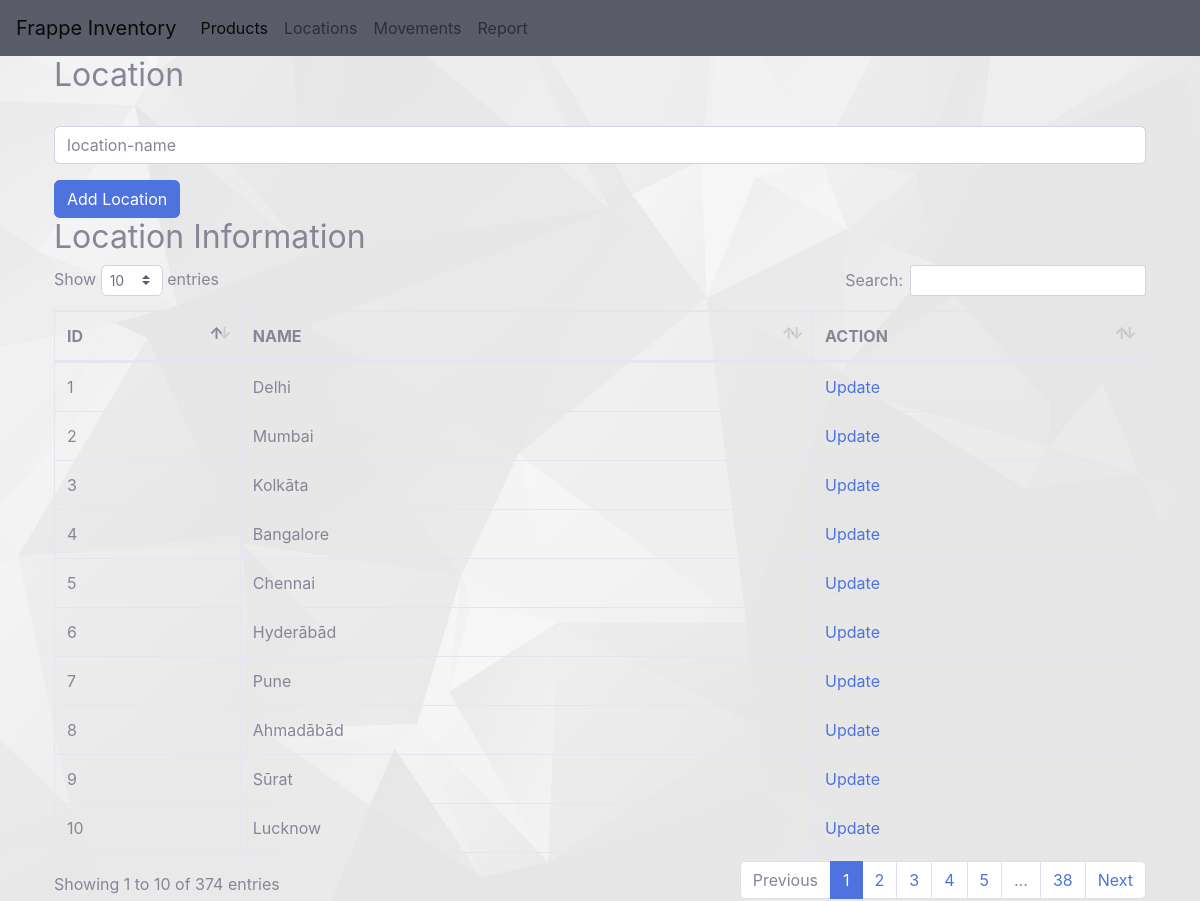
/locations, run on the app's committed database.
### app.py (models this page shows, shortened)
class Location(db.Model):
    __tablename__ = 'location'
    id = db.Column(db.Integer,primary_key=True)
    name= db.Column(db.String(50),nullable=False)

### app.py (the view, shortened to what this page needs)
@app.route('/locations',methods=["GET","POST"])
def locations():
    error=None
    if request.method == "GET":
        locations = Location.query.all()
        return render_template('locations.html',locations=locations)

### templates/locations.html (shortened to what this page needs)
{% extends 'index.html' %}
{% block content %}
<div class="container">
  <h2>Location</h2>
  <form action="/locations" method="post">
    <div class="form-group">
      <input type="text" class="form-control" id="location-name" placeholder="location-name" name="location-name">
    </div>
    <button type="submit" class="btn btn-primary">Add Location</button>
  </form>
  {%if locations|length < 1%}
    <h4>No Locations found please start by adding location above</h4>
  {% else %}
    <h2>Location Information</h2>
    <table class="table table-bordered" id="dataTable" width="100%" cellspacing="0">
      <thead>
        <tr>
          <th>ID</th>
          <th>NAME</th>
          <th>ACTION</th>
        </tr>
      </thead>
      {% for location in locations %}
    <tr>
        <td>{{location.id}}</td>
        <td>{{location.name}}</td>
        <td>
            <a href="/locations/{{location.id}}/update" >Update</a>
        </td>
    </tr>
    {% endfor %}
    {% endif %}
    </table>
</div>
  {% endblock %}

### templates/index.html (shortened to what this page needs)
<!DOCTYPE html>
<html lang="en">
  <head>
      <link href="../static/fontawesome-free/css/all.min.css" rel="stylesheet" type="text/css">
      <link href="../static/css/sb-admin-2.min.css" rel="stylesheet">
      <link href="../static/datatables/dataTables.bootstrap4.css" rel="stylesheet">
  </head>
  <body>
    <nav class="navbar navbar-expand-lg navbar-light bg-dark">
      <a class="navbar-brand" href="/">Frappe Inventory</a>
      <div class="collapse navbar-collapse" id="navbarNav">
        <ul class="navbar-nav">
          <li class="nav-item active">
            <a class="nav-link" href="/products">Products <span class="sr-only">(current)</span></a>
          </li>
          <li class="nav-item">
            <a class="nav-link" href="/locations">Locations</a>
          </li>
          <li class="nav-item">
            <a class="nav-link" href="/movements">Movements</a>
          </li>
          <li class="nav-item">
            <a class="nav-link" href="/report">Report</a>
          </li>
        </ul>
      </div>
    </nav>
    {% block content %}
    {% endblock %}
</body>
</html>

### templates/index.html (style rules this page uses)
body { background-image: url(../static/background.png); height: 100vh; background-size: cover; background-position: center; }

### data on the page
Location: id "1", name "Delhi"
Location: id "2", name "Mumbai"
Location: id "3", name "Kolkāta"
Location: id "4", name "Bangalore"
Location: id "5", name "Chennai"
Location: id "6", name "Hyderābād"
Location: id "7", name "Pune"
Location: id "8", name "Ahmadābād"
Location: id "9", name "Sūrat"
Location: id "10", name "Lucknow"
